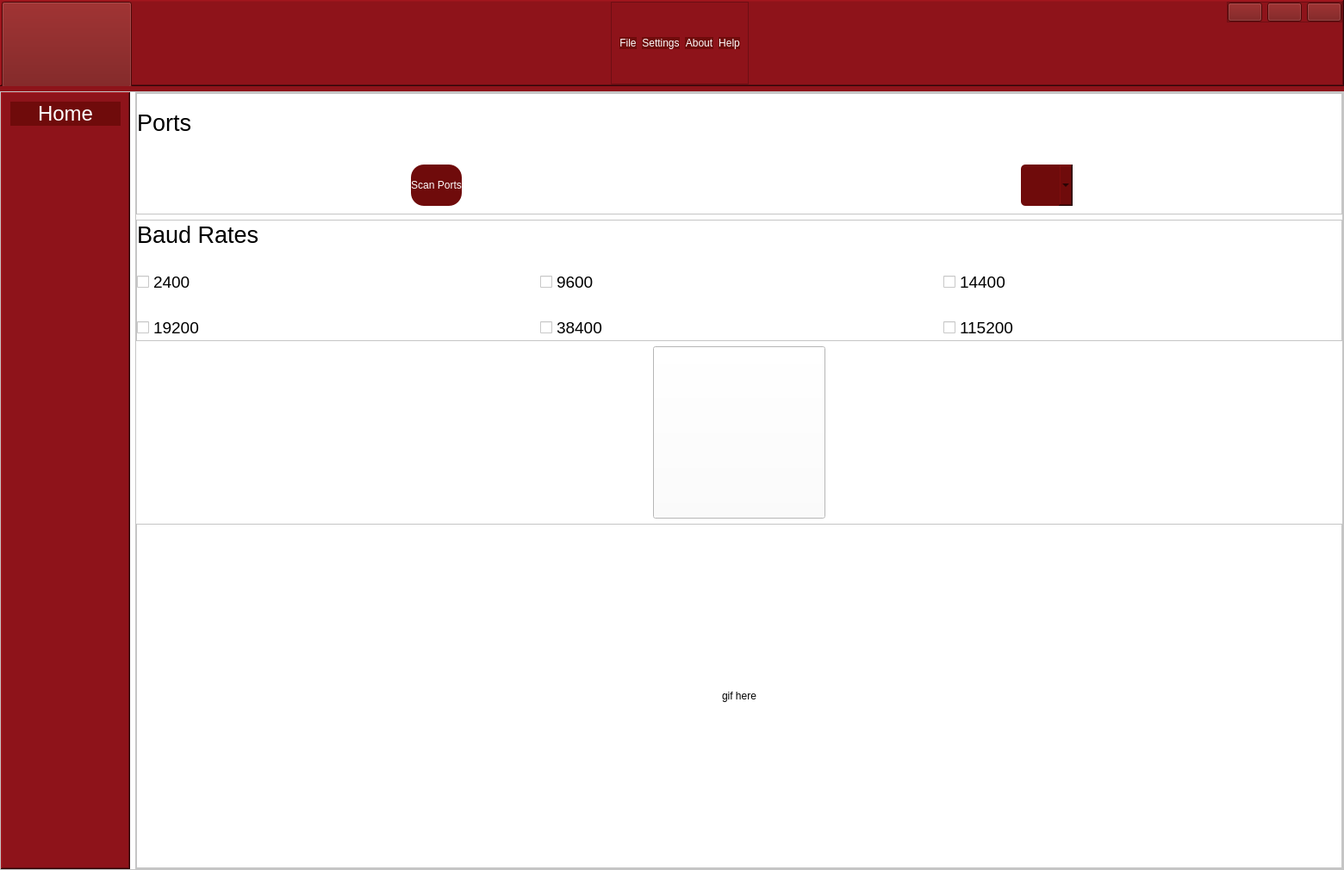
<?xml version="1.0" encoding="UTF-8"?>
<ui version="4.0">
 <class>MainWindow</class>
 <widget class="QMainWindow" name="MainWindow">
  <property name="geometry">
   <rect>
    <x>0</x>
    <y>0</y>
    <width>1560</width>
    <height>1010</height>
   </rect>
  </property>
  <property name="windowTitle">
   <string>SMD</string>
  </property>
  <property name="styleSheet">
   <string notr="true">color: rgb(0, 0, 0);
background-color: rgb(0, 0, 0);
</string>
  </property>
  <widget class="QWidget" name="centralwidget">
   <property name="focusPolicy">
    <enum>Qt::NoFocus</enum>
   </property>
   <property name="styleSheet">
    <string notr="true">/*background-color: #FFF;*/
background-color: rgb(142, 19, 26);</string>
   </property>
   <layout class="QVBoxLayout" name="verticalLayout">
    <property name="sizeConstraint">
     <enum>QLayout::SetDefaultConstraint</enum>
    </property>
    <property name="leftMargin">
     <number>0</number>
    </property>
    <property name="topMargin">
     <number>0</number>
    </property>
    <property name="rightMargin">
     <number>0</number>
    </property>
    <property name="bottomMargin">
     <number>0</number>
    </property>
    <item>
     <widget class="QFrame" name="upper_frame">
      <property name="maximumSize">
       <size>
        <width>16777215</width>
        <height>100</height>
       </size>
      </property>
      <property name="cursor">
       <cursorShape>ArrowCursor</cursorShape>
      </property>
      <property name="styleSheet">
       <string notr="true">background-color: rgb(142, 19, 26);
</string>
      </property>
      <property name="frameShape">
       <enum>QFrame::WinPanel</enum>
      </property>
      <property name="frameShadow">
       <enum>QFrame::Raised</enum>
      </property>
      <layout class="QHBoxLayout" name="horizontalLayout_10">
       <property name="leftMargin">
        <number>0</number>
       </property>
       <property name="topMargin">
        <number>0</number>
       </property>
       <property name="rightMargin">
        <number>0</number>
       </property>
       <property name="bottomMargin">
        <number>0</number>
       </property>
       <item>
        <widget class="QFrame" name="left_toggle_frame">
         <property name="minimumSize">
          <size>
           <width>151</width>
           <height>100</height>
          </size>
         </property>
         <property name="maximumSize">
          <size>
           <width>100</width>
           <height>16777215</height>
          </size>
         </property>
         <property name="frameShape">
          <enum>QFrame::NoFrame</enum>
         </property>
         <property name="frameShadow">
          <enum>QFrame::Raised</enum>
         </property>
         <layout class="QHBoxLayout" name="horizontalLayout_11">
          <property name="leftMargin">
           <number>0</number>
          </property>
          <property name="topMargin">
           <number>0</number>
          </property>
          <property name="rightMargin">
           <number>0</number>
          </property>
          <property name="bottomMargin">
           <number>0</number>
          </property>
          <item>
           <widget class="QPushButton" name="open_tree_Button">
            <property name="minimumSize">
             <size>
              <width>0</width>
              <height>100</height>
             </size>
            </property>
            <property name="maximumSize">
             <size>
              <width>16777215</width>
              <height>16777215</height>
             </size>
            </property>
            <property name="cursor">
             <cursorShape>PointingHandCursor</cursorShape>
            </property>
            <property name="styleSheet">
             <string notr="true">QPushButton {
background-color: rgb(111, 11, 11);
}
QPushButton:hover {
background-color: rgb(26, 95, 180);
}
QPushButton:pressed {
background-color: rgb(98, 160, 234);
}</string>
            </property>
            <property name="text">
             <string/>
            </property>
            <property name="icon">
             <iconset resource="icons/icons.qrc">
              <normaloff>:/icons/cil-menu.png</normaloff>:/icons/cil-menu.png</iconset>
            </property>
            <property name="iconSize">
             <size>
              <width>24</width>
              <height>24</height>
             </size>
            </property>
           </widget>
          </item>
         </layout>
        </widget>
       </item>
       <item>
        <widget class="QLabel" name="acrome_logo">
         <property name="maximumSize">
          <size>
           <width>350</width>
           <height>16777215</height>
          </size>
         </property>
         <property name="text">
          <string/>
         </property>
         <property name="pixmap">
          <pixmap resource="images/images.qrc">:/images/acromelogo_yazılı.png</pixmap>
         </property>
         <property name="scaledContents">
          <bool>true</bool>
         </property>
        </widget>
       </item>
       <item>
        <spacer name="horizontalSpacer">
         <property name="orientation">
          <enum>Qt::Horizontal</enum>
         </property>
         <property name="sizeType">
          <enum>QSizePolicy::Expanding</enum>
         </property>
         <property name="sizeHint" stdset="0">
          <size>
           <width>40</width>
           <height>20</height>
          </size>
         </property>
        </spacer>
       </item>
       <item>
        <widget class="QFrame" name="middle_buttons_frame">
         <property name="styleSheet">
          <string notr="true">color: white;
</string>
         </property>
         <property name="frameShape">
          <enum>QFrame::StyledPanel</enum>
         </property>
         <property name="frameShadow">
          <enum>QFrame::Raised</enum>
         </property>
         <layout class="QHBoxLayout" name="horizontalLayout_2">
          <item>
           <widget class="QPushButton" name="fileButton">
            <property name="cursor">
             <cursorShape>PointingHandCursor</cursorShape>
            </property>
            <property name="styleSheet">
             <string notr="true">QPushButton {
background-color: rgb(111, 11, 11);
border-radius: 15px;
}
QPushButton:hover {
background-color: rgb(26, 95, 180);
}
QPushButton:pressed {
background-color: rgb(98, 160, 234);
}</string>
            </property>
            <property name="text">
             <string>File</string>
            </property>
            <property name="icon">
             <iconset resource="icons/icons.qrc">
              <normaloff>:/icons/cil-file.png</normaloff>:/icons/cil-file.png</iconset>
            </property>
            <property name="iconSize">
             <size>
              <width>50</width>
              <height>50</height>
             </size>
            </property>
           </widget>
          </item>
          <item>
           <widget class="QPushButton" name="settingsButton">
            <property name="cursor">
             <cursorShape>PointingHandCursor</cursorShape>
            </property>
            <property name="styleSheet">
             <string notr="true">QPushButton {
background-color: rgb(111, 11, 11);
border-radius: 15px;
}
QPushButton:hover {
background-color: rgb(26, 95, 180);
}
QPushButton:pressed {
background-color: rgb(98, 160, 234);
}</string>
            </property>
            <property name="text">
             <string>Settings</string>
            </property>
            <property name="icon">
             <iconset resource="icons/icons.qrc">
              <normaloff>:/icons/cil-settings.png</normaloff>:/icons/cil-settings.png</iconset>
            </property>
            <property name="iconSize">
             <size>
              <width>50</width>
              <height>50</height>
             </size>
            </property>
           </widget>
          </item>
          <item>
           <widget class="QPushButton" name="aboutButton">
            <property name="cursor">
             <cursorShape>PointingHandCursor</cursorShape>
            </property>
            <property name="styleSheet">
             <string notr="true">QPushButton {
background-color: rgb(111, 11, 11);
border-radius: 15px;
}
QPushButton:hover {
background-color: rgb(26, 95, 180);
}
QPushButton:pressed {
background-color: rgb(98, 160, 234);
}</string>
            </property>
            <property name="text">
             <string>About</string>
            </property>
            <property name="icon">
             <iconset resource="icons/icons.qrc">
              <normaloff>:/icons/cil-lightbulb.png</normaloff>:/icons/cil-lightbulb.png</iconset>
            </property>
            <property name="iconSize">
             <size>
              <width>50</width>
              <height>50</height>
             </size>
            </property>
           </widget>
          </item>
          <item>
           <widget class="QPushButton" name="helpButton">
            <property name="cursor">
             <cursorShape>PointingHandCursor</cursorShape>
            </property>
            <property name="styleSheet">
             <string notr="true">QPushButton {
background-color: rgb(111, 11, 11);
border-radius: 15px;
}
QPushButton:hover {
background-color: rgb(26, 95, 180);
}
QPushButton:pressed {
background-color: rgb(98, 160, 234);
}</string>
            </property>
            <property name="text">
             <string>Help</string>
            </property>
            <property name="icon">
             <iconset resource="icons/icons.qrc">
              <normaloff>:/icons/cil-headphones.png</normaloff>:/icons/cil-headphones.png</iconset>
            </property>
            <property name="iconSize">
             <size>
              <width>50</width>
              <height>50</height>
             </size>
            </property>
           </widget>
          </item>
         </layout>
        </widget>
       </item>
       <item>
        <spacer name="horizontalSpacer_2">
         <property name="orientation">
          <enum>Qt::Horizontal</enum>
         </property>
         <property name="sizeType">
          <enum>QSizePolicy::Expanding</enum>
         </property>
         <property name="sizeHint" stdset="0">
          <size>
           <width>40</width>
           <height>20</height>
          </size>
         </property>
        </spacer>
       </item>
       <item>
        <widget class="QLabel" name="smd_logo">
         <property name="maximumSize">
          <size>
           <width>100</width>
           <height>16777215</height>
          </size>
         </property>
         <property name="text">
          <string/>
         </property>
         <property name="pixmap">
          <pixmap resource="images/images.qrc">:/images/smd.png</pixmap>
         </property>
         <property name="scaledContents">
          <bool>true</bool>
         </property>
        </widget>
       </item>
       <item alignment="Qt::AlignRight|Qt::AlignTop">
        <widget class="QFrame" name="top_right_btns_frame">
         <property name="maximumSize">
          <size>
           <width>200</width>
           <height>16777215</height>
          </size>
         </property>
         <property name="styleSheet">
          <string notr="true"/>
         </property>
         <property name="frameShape">
          <enum>QFrame::StyledPanel</enum>
         </property>
         <property name="frameShadow">
          <enum>QFrame::Raised</enum>
         </property>
         <layout class="QHBoxLayout" name="horizontalLayout_13">
          <property name="leftMargin">
           <number>0</number>
          </property>
          <property name="topMargin">
           <number>0</number>
          </property>
          <property name="rightMargin">
           <number>0</number>
          </property>
          <property name="bottomMargin">
           <number>0</number>
          </property>
          <item>
           <widget class="QPushButton" name="minimizeButton">
            <property name="cursor">
             <cursorShape>PointingHandCursor</cursorShape>
            </property>
            <property name="focusPolicy">
             <enum>Qt::StrongFocus</enum>
            </property>
            <property name="styleSheet">
             <string notr="true">QPushButton {
background-color: rgb(111, 11, 11);
}
QPushButton:hover {
background-color: rgb(26, 95, 180);
}
QPushButton:pressed {
background-color: rgb(98, 160, 234);
}</string>
            </property>
            <property name="text">
             <string/>
            </property>
            <property name="icon">
             <iconset resource="icons/icons.qrc">
              <normaloff>:/icons/cil-window-minimize.png</normaloff>:/icons/cil-window-minimize.png</iconset>
            </property>
            <property name="iconSize">
             <size>
              <width>24</width>
              <height>24</height>
             </size>
            </property>
           </widget>
          </item>
          <item>
           <widget class="QPushButton" name="restoreButton">
            <property name="cursor">
             <cursorShape>PointingHandCursor</cursorShape>
            </property>
            <property name="styleSheet">
             <string notr="true">QPushButton {
background-color: rgb(111, 11, 11);
}
QPushButton:hover {
background-color: rgb(26, 95, 180);
}
QPushButton:pressed {
background-color: rgb(98, 160, 234);
}</string>
            </property>
            <property name="text">
             <string/>
            </property>
            <property name="icon">
             <iconset resource="icons/icons.qrc">
              <normaloff>:/icons/cil-window-restore.png</normaloff>:/icons/cil-window-restore.png</iconset>
            </property>
            <property name="iconSize">
             <size>
              <width>24</width>
              <height>24</height>
             </size>
            </property>
           </widget>
          </item>
          <item>
           <widget class="QPushButton" name="closeButton">
            <property name="cursor">
             <cursorShape>PointingHandCursor</cursorShape>
            </property>
            <property name="styleSheet">
             <string notr="true">QPushButton {
background-color: rgb(111, 11, 11);
}
QPushButton:hover {
background-color: rgb(26, 95, 180);
}
QPushButton:pressed {
background-color: rgb(98, 160, 234);
}</string>
            </property>
            <property name="text">
             <string/>
            </property>
            <property name="icon">
             <iconset resource="icons/icons.qrc">
              <normaloff>:/icons/cil-x.png</normaloff>:/icons/cil-x.png</iconset>
            </property>
            <property name="iconSize">
             <size>
              <width>24</width>
              <height>24</height>
             </size>
            </property>
           </widget>
          </item>
         </layout>
        </widget>
       </item>
      </layout>
     </widget>
    </item>
    <item>
     <widget class="QFrame" name="main_frame">
      <property name="styleSheet">
       <string notr="true">background-color: #FFF;</string>
      </property>
      <property name="frameShape">
       <enum>QFrame::StyledPanel</enum>
      </property>
      <property name="frameShadow">
       <enum>QFrame::Raised</enum>
      </property>
      <layout class="QHBoxLayout" name="horizontalLayout">
       <property name="leftMargin">
        <number>0</number>
       </property>
       <property name="topMargin">
        <number>0</number>
       </property>
       <property name="rightMargin">
        <number>0</number>
       </property>
       <property name="bottomMargin">
        <number>0</number>
       </property>
       <item>
        <widget class="QFrame" name="menubar_frame">
         <property name="maximumSize">
          <size>
           <width>150</width>
           <height>16777215</height>
          </size>
         </property>
         <property name="styleSheet">
          <string notr="true">color: white;
background-color: rgb(142, 19, 26);
</string>
         </property>
         <property name="frameShape">
          <enum>QFrame::WinPanel</enum>
         </property>
         <property name="frameShadow">
          <enum>QFrame::Raised</enum>
         </property>
         <layout class="QVBoxLayout" name="verticalLayout_3">
          <item alignment="Qt::AlignTop">
           <widget class="QPushButton" name="pushButton">
            <property name="font">
             <font>
              <pointsize>18</pointsize>
             </font>
            </property>
            <property name="cursor">
             <cursorShape>PointingHandCursor</cursorShape>
            </property>
            <property name="styleSheet">
             <string notr="true">QPushButton {
background-color: rgb(111, 11, 11);
border-radius: 15px;
}
QPushButton:hover {
background-color: rgb(26, 95, 180);
}
QPushButton:pressed {
background-color: rgb(98, 160, 234);
}</string>
            </property>
            <property name="text">
             <string>Home</string>
            </property>
            <property name="icon">
             <iconset resource="icons/icons.qrc">
              <normaloff>:/icons/cil-home.png</normaloff>:/icons/cil-home.png</iconset>
            </property>
            <property name="iconSize">
             <size>
              <width>50</width>
              <height>50</height>
             </size>
            </property>
           </widget>
          </item>
         </layout>
        </widget>
       </item>
       <item>
        <widget class="QFrame" name="scan_frame">
         <property name="frameShape">
          <enum>QFrame::StyledPanel</enum>
         </property>
         <property name="frameShadow">
          <enum>QFrame::Raised</enum>
         </property>
         <layout class="QVBoxLayout" name="verticalLayout_2">
          <property name="leftMargin">
           <number>0</number>
          </property>
          <property name="topMargin">
           <number>0</number>
          </property>
          <property name="rightMargin">
           <number>0</number>
          </property>
          <property name="bottomMargin">
           <number>0</number>
          </property>
          <item>
           <widget class="QFrame" name="ports_frame">
            <property name="maximumSize">
             <size>
              <width>16777215</width>
              <height>16777215</height>
             </size>
            </property>
            <property name="frameShape">
             <enum>QFrame::StyledPanel</enum>
            </property>
            <property name="frameShadow">
             <enum>QFrame::Raised</enum>
            </property>
            <layout class="QGridLayout" name="gridLayout">
             <property name="leftMargin">
              <number>0</number>
             </property>
             <property name="topMargin">
              <number>0</number>
             </property>
             <property name="rightMargin">
              <number>0</number>
             </property>
             <property name="bottomMargin">
              <number>0</number>
             </property>
             <item row="1" column="0" alignment="Qt::AlignHCenter">
              <widget class="QFrame" name="port_Frame">
               <property name="frameShape">
                <enum>QFrame::NoFrame</enum>
               </property>
               <property name="frameShadow">
                <enum>QFrame::Raised</enum>
               </property>
               <layout class="QHBoxLayout" name="horizontalLayout_4">
                <item>
                 <widget class="QPushButton" name="scan_ports_button">
                  <property name="sizePolicy">
                   <sizepolicy hsizetype="Preferred" vsizetype="Preferred">
                    <horstretch>0</horstretch>
                    <verstretch>0</verstretch>
                   </sizepolicy>
                  </property>
                  <property name="cursor">
                   <cursorShape>PointingHandCursor</cursorShape>
                  </property>
                  <property name="styleSheet">
                   <string notr="true">QPushButton {
color: white;
background-color: rgb(111, 11, 11);
border-radius: 15px;
}
QPushButton:hover {
background-color: rgb(26, 95, 180);
}
QPushButton:pressed {
background-color: rgb(98, 160, 234);
}</string>
                  </property>
                  <property name="text">
                   <string>Scan Ports</string>
                  </property>
                  <property name="icon">
                   <iconset resource="images/images.qrc">
                    <normaloff>:/images/scanning-device.png</normaloff>:/images/scanning-device.png</iconset>
                  </property>
                  <property name="iconSize">
                   <size>
                    <width>38</width>
                    <height>38</height>
                   </size>
                  </property>
                 </widget>
                </item>
               </layout>
              </widget>
             </item>
             <item row="0" column="0" alignment="Qt::AlignLeft|Qt::AlignVCenter">
              <widget class="QLabel" name="ports_label">
               <property name="font">
                <font>
                 <family>Ubuntu</family>
                 <pointsize>20</pointsize>
                </font>
               </property>
               <property name="text">
                <string>Ports</string>
               </property>
              </widget>
             </item>
             <item row="1" column="1" alignment="Qt::AlignHCenter">
              <widget class="QFrame" name="usb_frame">
               <property name="frameShape">
                <enum>QFrame::NoFrame</enum>
               </property>
               <property name="frameShadow">
                <enum>QFrame::Raised</enum>
               </property>
               <layout class="QHBoxLayout" name="horizontalLayout_5">
                <item>
                 <widget class="QLabel" name="usb_label">
                  <property name="minimumSize">
                   <size>
                    <width>0</width>
                    <height>0</height>
                   </size>
                  </property>
                  <property name="maximumSize">
                   <size>
                    <width>50</width>
                    <height>50</height>
                   </size>
                  </property>
                  <property name="text">
                   <string/>
                  </property>
                  <property name="pixmap">
                   <pixmap resource="images/images.qrc">:/images/usb.png</pixmap>
                  </property>
                  <property name="scaledContents">
                   <bool>true</bool>
                  </property>
                 </widget>
                </item>
                <item>
                 <widget class="QComboBox" name="ports_comboBox">
                  <property name="sizePolicy">
                   <sizepolicy hsizetype="Preferred" vsizetype="Preferred">
                    <horstretch>0</horstretch>
                    <verstretch>0</verstretch>
                   </sizepolicy>
                  </property>
                  <property name="cursor">
                   <cursorShape>PointingHandCursor</cursorShape>
                  </property>
                  <property name="styleSheet">
                   <string notr="true">QComboBox {
background-color: rgb(111, 11, 11);
border-radius: 5px;
}
QComboBox:hover {
background-color: rgb(28, 113, 216);
}
QComboBox:pressed {
background-color: rgb(28, 113, 216);
}</string>
                  </property>
                  <property name="currentText">
                   <string/>
                  </property>
                 </widget>
                </item>
               </layout>
              </widget>
             </item>
            </layout>
           </widget>
          </item>
          <item>
           <widget class="QFrame" name="baud_rate_Frame">
            <property name="maximumSize">
             <size>
              <width>16777215</width>
              <height>16777215</height>
             </size>
            </property>
            <property name="frameShape">
             <enum>QFrame::StyledPanel</enum>
            </property>
            <property name="frameShadow">
             <enum>QFrame::Raised</enum>
            </property>
            <layout class="QGridLayout" name="gridLayout_2">
             <property name="leftMargin">
              <number>0</number>
             </property>
             <property name="topMargin">
              <number>0</number>
             </property>
             <property name="rightMargin">
              <number>0</number>
             </property>
             <property name="bottomMargin">
              <number>0</number>
             </property>
             <item row="1" column="2" rowspan="2">
              <widget class="QCheckBox" name="checkBox_3">
               <property name="font">
                <font>
                 <pointsize>14</pointsize>
                </font>
               </property>
               <property name="text">
                <string>14400</string>
               </property>
              </widget>
             </item>
             <item row="3" column="1">
              <widget class="QCheckBox" name="checkBox_5">
               <property name="font">
                <font>
                 <pointsize>14</pointsize>
                </font>
               </property>
               <property name="text">
                <string>38400</string>
               </property>
              </widget>
             </item>
             <item row="3" column="0">
              <widget class="QCheckBox" name="checkBox_4">
               <property name="font">
                <font>
                 <pointsize>14</pointsize>
                </font>
               </property>
               <property name="text">
                <string>19200</string>
               </property>
              </widget>
             </item>
             <item row="0" column="0" alignment="Qt::AlignLeft|Qt::AlignVCenter">
              <widget class="QLabel" name="Baud_Rate_label">
               <property name="font">
                <font>
                 <family>Ubuntu</family>
                 <pointsize>20</pointsize>
                 <italic>false</italic>
                </font>
               </property>
               <property name="text">
                <string>Baud Rates</string>
               </property>
              </widget>
             </item>
             <item row="1" column="0" rowspan="2">
              <widget class="QCheckBox" name="checkBox">
               <property name="minimumSize">
                <size>
                 <width>0</width>
                 <height>0</height>
                </size>
               </property>
               <property name="font">
                <font>
                 <pointsize>14</pointsize>
                </font>
               </property>
               <property name="text">
                <string>2400</string>
               </property>
               <property name="iconSize">
                <size>
                 <width>16</width>
                 <height>16</height>
                </size>
               </property>
              </widget>
             </item>
             <item row="3" column="2">
              <widget class="QCheckBox" name="checkBox_6">
               <property name="minimumSize">
                <size>
                 <width>0</width>
                 <height>0</height>
                </size>
               </property>
               <property name="font">
                <font>
                 <pointsize>14</pointsize>
                </font>
               </property>
               <property name="text">
                <string>115200</string>
               </property>
              </widget>
             </item>
             <item row="1" column="1" rowspan="2">
              <widget class="QCheckBox" name="checkBox_2">
               <property name="font">
                <font>
                 <pointsize>14</pointsize>
                </font>
               </property>
               <property name="text">
                <string>9600</string>
               </property>
              </widget>
             </item>
            </layout>
           </widget>
          </item>
          <item alignment="Qt::AlignHCenter">
           <widget class="QPushButton" name="scan_button">
            <property name="minimumSize">
             <size>
              <width>200</width>
              <height>200</height>
             </size>
            </property>
            <property name="maximumSize">
             <size>
              <width>16777215</width>
              <height>16777215</height>
             </size>
            </property>
            <property name="cursor">
             <cursorShape>PointingHandCursor</cursorShape>
            </property>
            <property name="layoutDirection">
             <enum>Qt::LeftToRight</enum>
            </property>
            <property name="styleSheet">
             <string notr="true">QPushButton {
border-image: url(:/images/Scan.png)
 }
QPushButton:pressed {
border-image: url(:/images/ScanClicked.png)
}   </string>
            </property>
            <property name="text">
             <string/>
            </property>
           </widget>
          </item>
          <item>
           <widget class="QFrame" name="gif_frame">
            <property name="minimumSize">
             <size>
              <width>0</width>
              <height>400</height>
             </size>
            </property>
            <property name="frameShape">
             <enum>QFrame::StyledPanel</enum>
            </property>
            <property name="frameShadow">
             <enum>QFrame::Raised</enum>
            </property>
            <layout class="QHBoxLayout" name="horizontalLayout_3">
             <property name="leftMargin">
              <number>0</number>
             </property>
             <property name="topMargin">
              <number>0</number>
             </property>
             <property name="rightMargin">
              <number>0</number>
             </property>
             <property name="bottomMargin">
              <number>0</number>
             </property>
             <item alignment="Qt::AlignHCenter|Qt::AlignVCenter">
              <widget class="QLabel" name="gif_label">
               <property name="text">
                <string>gif here</string>
               </property>
              </widget>
             </item>
            </layout>
           </widget>
          </item>
         </layout>
        </widget>
       </item>
      </layout>
     </widget>
    </item>
   </layout>
  </widget>
  <action name="actionSave">
   <property name="text">
    <string>Save</string>
   </property>
  </action>
  <action name="actionSave_As">
   <property name="text">
    <string>Save As...</string>
   </property>
  </action>
  <action name="actionPreferences">
   <property name="text">
    <string>Preferences</string>
   </property>
  </action>
  <action name="actionQuit">
   <property name="text">
    <string>Quit</string>
   </property>
  </action>
  <action name="actionProduct_Page">
   <property name="text">
    <string>Product Page</string>
   </property>
  </action>
  <action name="actionTroubleshooting">
   <property name="text">
    <string>Troubleshooting</string>
   </property>
  </action>
  <action name="actionVisit_acrome_net">
   <property name="text">
    <string>Visit acrome.net</string>
   </property>
  </action>
  <action name="actionPrivacy_Policy">
   <property name="text">
    <string>Privacy Policy</string>
   </property>
  </action>
  <action name="actionCheck_for_Updates">
   <property name="text">
    <string>Check for Updates</string>
   </property>
  </action>
  <action name="actionAbout_Acrome">
   <property name="text">
    <string>About Acrome</string>
   </property>
  </action>
 </widget>
 <resources>
  <include location="images/images.qrc"/>
  <include location="icons/icons.qrc"/>
  <include location="images/images.qrc"/>
 </resources>
 <connections/>
</ui>
